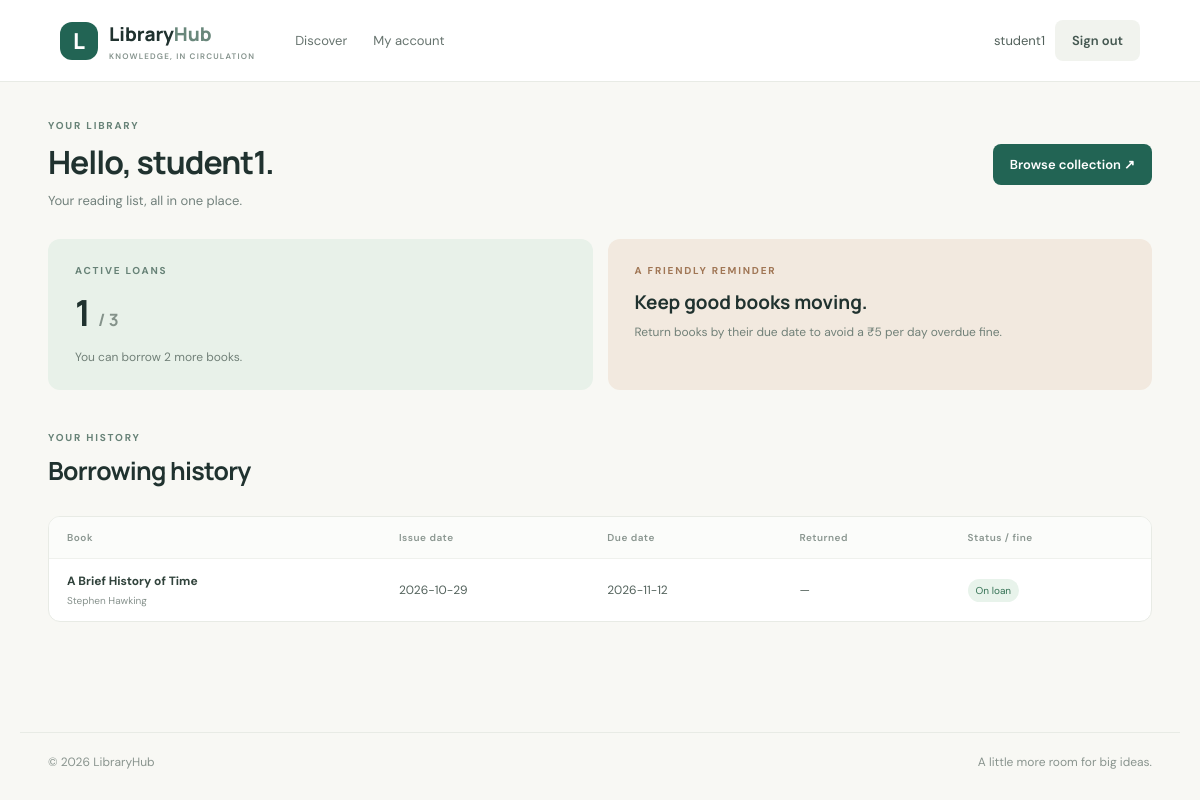
/student (signed in), run on the app's committed database.
### tables this page shows
CREATE TABLE users(id INTEGER PRIMARY KEY,name TEXT NOT NULL,email TEXT NOT NULL UNIQUE COLLATE NOCASE,password_hash TEXT NOT NULL,role TEXT NOT NULL CHECK(role IN ('admin','student')),created_at TEXT NOT NULL DEFAULT CURRENT_TIMESTAMP);

CREATE TABLE loans(id INTEGER PRIMARY KEY,user_id INTEGER NOT NULL REFERENCES users(id),book_id INTEGER NOT NULL REFERENCES books(id),issued_on TEXT NOT NULL,due_on TEXT NOT NULL,returned_on TEXT,fine_rupees INTEGER NOT NULL DEFAULT 0 CHECK(fine_rupees>=0),paid_rupees INTEGER NOT NULL DEFAULT 0 CHECK(paid_rupees>=0 AND paid_rupees<=fine_rupees));

### app.py (the view)
@app.route('/student')
@login_required
def student_dashboard():
    if session['role']!='student': return redirect(url_for('admin_dashboard'))
    with db() as con: rows=con.execute("SELECT l.*,b.title,b.author,MAX(0,CAST(julianday(COALESCE(l.returned_on,date('now','localtime')))-julianday(l.due_on) AS INTEGER))*? fine_due FROM loans l JOIN books b ON b.id=l.book_id WHERE l.user_id=? ORDER BY l.id DESC",(FINE_PER_DAY,session['user_id'])).fetchall()
    return render_template('student_dashboard.html',loans=rows,active=sum(1 for x in rows if x['returned_on'] is None))

### app.py (called while the page is built)
def db():
    con=sqlite3.connect(DB_PATH, timeout=10); con.row_factory=sqlite3.Row; con.execute('PRAGMA foreign_keys=ON'); return con

def login_required(fn):
    @wraps(fn)
    def wrapped(*a,**kw):
        if not session.get('user_id'): flash('Please sign in to continue.','error'); return redirect(url_for('login',next=request.path))
        return fn(*a,**kw)
    return wrapped

def current_user():
    if not session.get('user_id'): return None
    with db() as con: return con.execute('SELECT id,name,email,role FROM users WHERE id=?',(session['user_id'],)).fetchone()

@app.context_processor
def inject_globals(): return {'current_user':current_user(),'today':date.today().isoformat(),'loan_limit':MAX_ACTIVE_LOANS}

### templates/student_dashboard.html
{% extends 'base.html' %}{% block title %}My library{% endblock %}{% block content %}<section class="page-heading"><div><span class="eyebrow">YOUR LIBRARY</span><h1>Hello, {{ current_user.name.split()[0] }}.</h1><p>Your reading list, all in one place.</p></div><a class="btn btn-primary" href="{{ url_for('index') }}">Browse collection ↗</a></section><section class="student-summary"><div class="summary-box"><span class="eyebrow">ACTIVE LOANS</span><strong>{{ active }} <small>/ {{ loan_limit }}</small></strong><p>{% if active>=loan_limit %}You’re at your borrowing limit.{% else %}You can borrow {{ loan_limit-active }} more book{{ '' if loan_limit-active==1 else 's' }}.{% endif %}</p></div><div class="summary-box summary-note"><span class="eyebrow">A FRIENDLY REMINDER</span><h3>Keep good books moving.</h3><p>Return books by their due date to avoid a ₹5 per day overdue fine.</p></div></section><section class="section-head"><div><span class="eyebrow">YOUR HISTORY</span><h2>Borrowing history</h2></div></section><section class="panel"><div class="table-wrap"><table><thead><tr><th>Book</th><th>Issue date</th><th>Due date</th><th>Returned</th><th>Status / fine</th></tr></thead><tbody>{% for l in loans %}<tr><td><b>{{ l.title }}</b><small class="subline">{{ l.author }}</small></td><td>{{ l.issued_on }}</td><td>{{ l.due_on }}</td><td>{{ l.returned_on or '—' }}</td><td>{% if l.returned_on %}<span class="pill">Returned · Fine ₹{{ l.fine_rupees }}</span>{% elif l.due_on<today %}<span class="pill pill-red">Overdue · ₹{{ l.fine_due }} due</span>{% else %}<span class="pill pill-green">On loan</span>{% endif %}</td></tr>{% else %}<tr><td colspan="5" class="empty-cell">No borrowing history yet. Find something to read in the collection.</td></tr>{% endfor %}</tbody></table></div></section>{% endblock %}

### templates/base.html (shortened to what this page needs)
<!doctype html><html lang="en"><head><link rel="stylesheet" href="{{ url_for('static',filename='style.css') }}"></head><body><header class="topbar"><a class="brand" href="{{ url_for('index') }}"><span class="brand-mark">L</span><span>Library<span class="brand-light">Hub</span><small>KNOWLEDGE, IN CIRCULATION</small></span></a><nav class="nav"><a href="{{ url_for('index') }}">Discover</a>{% if current_user and current_user.role=='admin' %}<a href="{{ url_for('admin_dashboard') }}">Dashboard</a><a href="{{ url_for('manage_books') }}">Books</a><a href="{{ url_for('students') }}">Students</a><a href="{{ url_for('loans') }}">Loans</a><a href="{{ url_for('reports') }}">Reports</a>{% elif current_user %}<a href="{{ url_for('student_dashboard') }}">My account</a>{% endif %}</nav><div class="nav-user">{% if current_user %}<span class="user-name">{{ current_user.name }}</span><form action="{{ url_for('logout') }}" method="post"><button class="btn btn-quiet" type="submit">Sign out</button></form>{% else %}<a class="btn btn-quiet" href="{{ url_for('login') }}">Sign in</a><a class="btn btn-primary btn-small" href="{{ url_for('register') }}">Join library</a>{% endif %}</div></header><main class="shell">{% block content %}{% endblock %}</main><footer><span>© {{ today[:4] }} LibraryHub</span><span>A little more room for big ideas.</span></footer></body></html>

### static/style.css (style rules this page uses)
:root { --ink:#20322f;--muted:#72817c;--green:#226454;--green-dark:#194b40;--mint:#eaf3ed;--paper:#f8f8f4;--line:#e8ebe5;--orange:#d98251;--red:#a9463a;--shadow:0 14px 44px rgba(30,53,45,.08) }
* { box-sizing:border-box }
body { margin:0;background:var(--paper);color:var(--ink);font-family:'DM Sans',sans-serif;font-size:15px;line-height:1.5 }
h1,h2,h3,strong { font-family:Manrope,'DM Sans',sans-serif }
h1,h2,h3,p { margin-top:0 }
a { color:inherit;text-decoration:none }
.topbar { height:82px;padding:0 max(calc((100vw - 1160px)/2),5vw);display:flex;align-items:center;gap:40px;background:#fff;border-bottom:1px solid var(--line);position:sticky;top:0;z-index:5 }
.brand { display:flex;align-items:center;gap:11px;line-height:1.05;font:800 19px Manrope;white-space:nowrap }
.brand-mark { display:grid;place-items:center;background:var(--green);color:#fff;width:38px;height:38px;border-radius:12px;font-size:22px }
.brand-light { color:#69877b }
.brand small { display:block;font:600 8px 'DM Sans';letter-spacing:1.2px;color:#84928c;margin-top:4px }
.nav { display:flex;align-items:center;gap:26px;flex:1 }
.nav a { font-size:13px;color:#66736e }
.nav-user { display:flex;align-items:center;gap:10px }
.nav-user form { margin:0 }
.user-name { font-size:13px;color:#52615b }
.shell { max-width:1160px;margin:auto;padding:36px 28px 70px;min-height:calc(100vh - 150px) }
footer { max-width:1160px;margin:auto;padding:20px 28px 28px;border-top:1px solid var(--line);display:flex;justify-content:space-between;color:#89948e;font-size:12px }
.btn { display:inline-flex;justify-content:center;align-items:center;gap:16px;border:0;border-radius:8px;padding:12px 17px;font:600 13px 'DM Sans';cursor:pointer;transition:.2s }
.btn-primary { background:var(--green);color:#fff }
.btn-quiet { background:#f1f3ee;color:#445750 }
.eyebrow { display:block;font-size:10px;letter-spacing:1.8px;font-weight:700;color:#678277 }
.section-head,.page-heading { display:flex;align-items:flex-end;justify-content:space-between;gap:20px;margin:0 0 24px }
.section-head h2 { font-size:25px;letter-spacing:-.7px;margin:7px 0 3px }
.section-head p,.page-heading p { color:var(--muted);margin:0;font-size:13px }
.page-heading { align-items:center;margin-bottom:28px }
.page-heading h1 { font-size:32px;letter-spacing:-1px;margin:5px 0 }
.panel { background:#fff;border:1px solid var(--line);border-radius:12px;overflow:hidden;margin-bottom:24px }
.table-wrap { overflow:auto }
table { border-collapse:collapse;width:100%;font-size:12px;white-space:nowrap }
th { text-align:left;color:#8a9690;font-weight:600;font-size:10px;letter-spacing:.5px;background:#fbfcfa }
th,td { padding:13px 18px;border-bottom:1px solid #eff1ed }
tbody tr:last-child td { border-bottom:0 }
td { color:#53625c }
.strong,b { color:#31433c }
.pill { display:inline-block;background:#f0f2ef;color:#66736c;padding:4px 8px;border-radius:20px;font-size:10px }
.pill-green { background:#e8f3eb;color:#347154 }
.subline { display:block;font-size:10px;color:#87928d;margin-top:3px }
.student-summary { display:grid;grid-template-columns:1fr 1fr;gap:15px;margin:25px 0 40px }
.summary-box { background:#e8f1e9;border-radius:12px;padding:24px 27px }
.summary-box strong { display:block;font-size:36px;margin:8px 0 }
.summary-box strong small { font-size:17px;color:#84928a }
.summary-box p { margin:0;color:#718078;font-size:12px }
.summary-note { background:#f2e9df }
.summary-note h3 { font-size:19px;margin:10px 0 7px }
.summary-note .eyebrow { color:#a07655 }

### data on the page
users: name "student1"
loans: title "A Brief History of Time", author "Stephen Hawking", issued_on "2026-10-29", due_on "2026-11-12", returned_on "—", shows "On loan"

### other printed values
{{ active }} "1"
{{ loan_limit }} "3"
{{ loan_limit-active }} "2"
{{ '' if loan_limit-active==1 else 's' }} "s"
